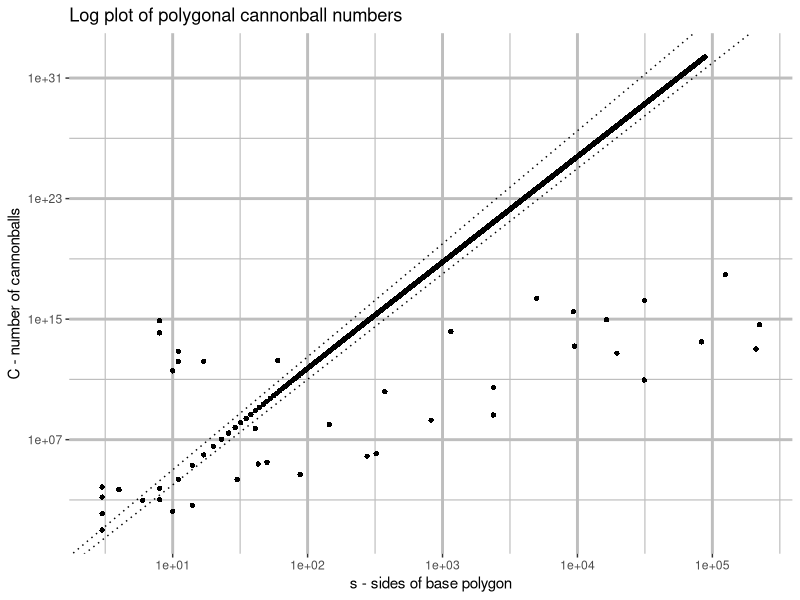
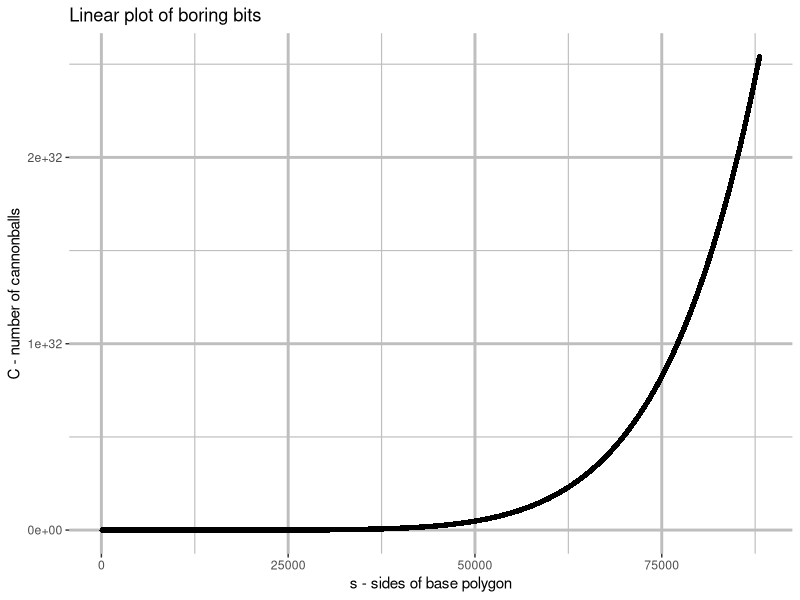
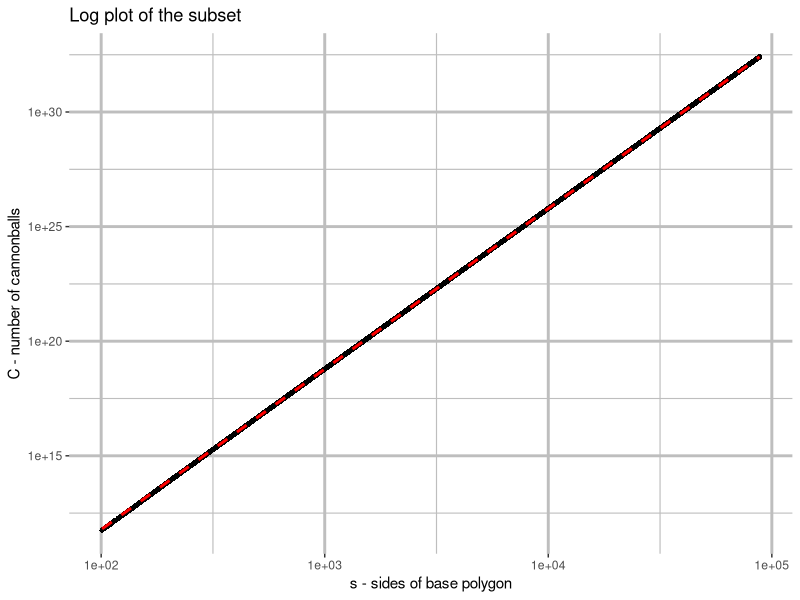
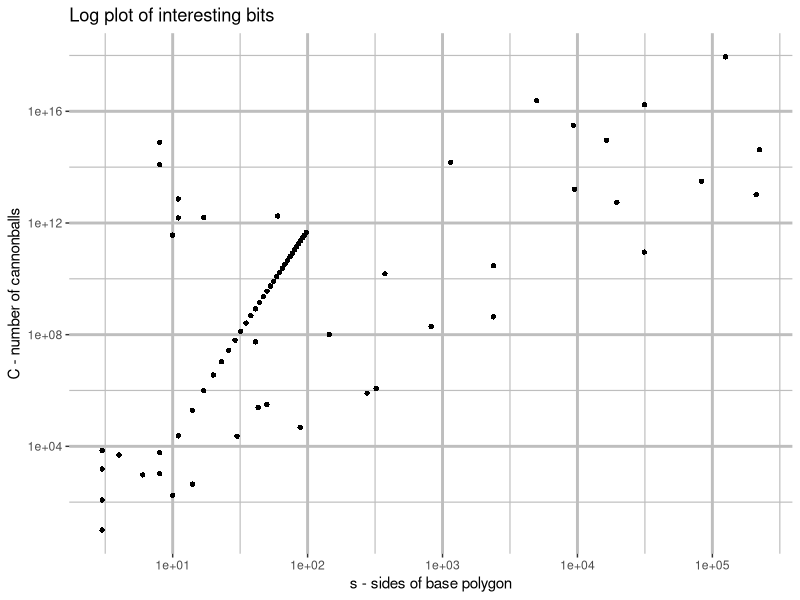

Write R code to recreate these figures, in order.
library(ggplot2)

interesting_df <- read.table("interesting.tsv")
colnames(interesting_df) <- c("s", "C", "n_P", "n_C")

boring_df <- read.table("boring.tsv")
colnames(boring_df) <- c("s", "C", "n_P", "n_C")

all_df <- read.table("all.tsv")
colnames(all_df) <- c("s", "C", "n_P", "n_C")

model <- lm(log(C) ~ log(s), data=boring_df)
intercept <- coef(summary(model))["(Intercept)", "Estimate"]
grad <- coef(summary(model))["log(s)", "Estimate"]
boring_df$fit <- exp(intercept) * boring_df$s ^ grad
boring_df$err <- abs((boring_df$fit / boring_df$C) - 1)
cat("\\begin{equation*}\n")
cat("C =", exp(intercept), "\\cdot s ^ {", grad, "}\n")
cat("\\qquad \\text{Average percentage error of ",
    100 * mean(boring_df$err), "\\%}")
cat("\\end{equation*}\n")

ggplot(all_df, aes(s, C)) +
    geom_point(shape=16) +
    ggtitle("Log plot of polygonal cannonball numbers") +
    labs(x="s - sides of base polygon", y="C - number of cannonballs") +
    theme(panel.grid.minor = element_line(colour="gray", size=0.4),
          panel.grid.major = element_line(colour="gray", size=1),
          panel.background = element_blank()) +
    scale_x_log10() +
    scale_y_log10() +
    geom_abline(intercept = -3, slope = 7, linetype="dotted") +
    geom_abline(intercept = -2.5, slope = 7.5, linetype="dotted")

ggplot(boring_df, aes(s, C)) +
    geom_point(shape=16) +
    ggtitle("Linear plot of boring bits") +
    labs(x="s - sides of base polygon", y="C - number of cannonballs") +
    theme(panel.grid.minor = element_line(colour="gray", size=0.4),
          panel.grid.major = element_line(colour="gray", size=1),
          panel.background = element_blank())

ggplot(boring_df, aes(s, C)) +
    geom_point(shape=16) +
    ggtitle("Log plot of the subset") +
    labs(x="s - sides of base polygon", y="C - number of cannonballs") +
    theme(panel.grid.minor = element_line(colour="gray", size=0.4),
          panel.grid.major = element_line(colour="gray", size=1),
          panel.background = element_blank()) +
    scale_x_log10() +
    scale_y_log10() +
    geom_smooth(method = "lm", linetype="dashed", color="red")

ggplot(interesting_df, aes(s, C)) +
    geom_point(shape=16) +
    ggtitle("Log plot of interesting bits") +
    labs(x="s - sides of base polygon", y="C - number of cannonballs") +
    theme(panel.grid.minor = element_line(colour="gray", size=0.4),
          panel.grid.major = element_line(colour="gray", size=1),
          panel.background = element_blank()) +
    scale_x_log10() +
    scale_y_log10()
